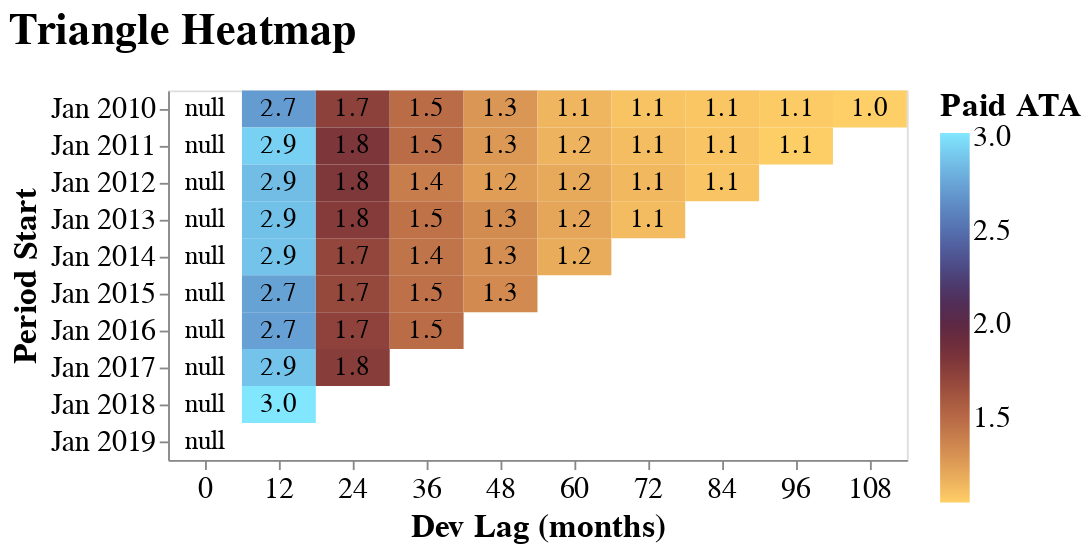

Notebook code for this chart:
### Code cell
triangle.plot_heatmap("Paid ATA")

### Figure 1 — Vega-Lite specification as saved in the notebook (floating-point values rounded to 4 significant figures)
{"autosize": {"contains": "content", "resize": true}, "config": {"style": {"group-title": {"fontSize": 24}, "group-subtitle": {"fontSize": 18}, "guide-label": {"fontSize": 16, "font": "sans-serif"}, "guide-title": {"fontSize": 18, "font": "sans-serif"}}, "mark": {"color": "#1f8fff"}, "title": {"anchor": "start", "offset": 20}, "legend": {"orient": "right", "titleAnchor": "start", "layout": {"direction": "vertical"}, "labelFontSize": 16.0, "titleFontSize": 18.0}, "axis": {"labelFontSize": 16.0, "titleFontSize": 18.0}}, "layer": [{"mark": {"type": "rect"}, "encoding": {"color": {"condition": {"param": "param_97", "field": "metric", "scale": {"range": ["#ffcf67", "#ecb15d", "#da9654", "#c87e4c", "#b66745", "#a1533e", "#8a3f3a", "#733039", "#5f2941", "#522c53", "#4c3a6d", "#4d4e8a", "#5264a4", "#597bb8", "#6293cb", "#6caddc", "#76c9ed", "#81e7ff"]}, "title": "Paid ATA", "type": "quantitative"}, "value": "gray"}, "stroke": {"condition": [{"test": "((datum.metric_sd / datum.metric) > 0)", "value": "black"}]}, "strokeWidth": {"condition": [{"test": "((datum.metric_sd / datum.metric) > 0)", "value": 3}], "value": 0}, "tooltip": [{"field": "period_start", "title": "Period Start", "type": "temporal"}, {"field": "period_end", "title": "Period End", "type": "temporal"}, {"field": "evaluation_date", "title": "Evaluation Date", "type": "temporal"}, {"field": "dev_lag", "title": "Dev Lag (months)", "type": "ordinal"}, {"field": "metric", "title": "Paid ATA", "type": "quantitative"}], "x": {"axis": {"labelAngle": 0}, "field": "dev_lag", "title": "Dev Lag (months)", "type": "nominal"}, "y": {"field": "period_start", "scale": {"reverse": false}, "timeUnit": "yearmonth", "title": "Period Start", "type": "ordinal"}}, "name": "view_82", "title": {"text": "Paid ATA", "anchor": "middle", "font": "sans-serif", "fontSize": 12, "fontWeight": "normal"}}, {"mark": {"type": "text", "font": "sans-serif", "fontSize": 14.74}, "encoding": {"text": {"field": "metric", "format": ",.1f", "type": "quantitative"}, "x": {"axis": {"labelAngle": 0}, "field": "dev_lag", "title": "Dev Lag (months)", "type": "nominal"}, "y": {"field": "period_start", "scale": {"reverse": false}, "timeUnit": "yearmonth", "title": "Period Start", "type": "ordinal"}}, "title": {"text": "Paid ATA", "anchor": "middle", "font": "sans-serif", "fontSize": 12, "fontWeight": "normal"}}], "data": {"values": [{"period_start": "2010-01-01T00:00:00", "period_end": "2010-12-31T00:00:00", "evaluation_date": "2010-12-31T00:00:00", "dev_lag": 0.0, "metric": null, "metric_sd": null, "metric_lower_ci": null, "metric_upper_ci": null, "Field": "Paid ATA"}, {"period_start": "2010-01-01T00:00:00", "period_end": "2010-12-31T00:00:00", "evaluation_date": "2011-12-31T00:00:00", "dev_lag": 12.0, "metric": 2.707, "metric_sd": 0, "metric_lower_ci": null, "metric_upper_ci": null, "Field": "Paid ATA"}, {"period_start": "2010-01-01T00:00:00", "period_end": "2010-12-31T00:00:00", "evaluation_date": "2012-12-31T00:00:00", "dev_lag": 24.0, "metric": 1.731, "metric_sd": 0, "metric_lower_ci": null, "metric_upper_ci": null, "Field": "Paid ATA"}, {"period_start": "2010-01-01T00:00:00", "period_end": "2010-12-31T00:00:00", "evaluation_date": "2013-12-31T00:00:00", "dev_lag": 36.0, "metric": 1.486, "metric_sd": 0, "metric_lower_ci": null, "metric_upper_ci": null, "Field": "Paid ATA"}, {"period_start": "2010-01-01T00:00:00", "period_end": "2010-12-31T00:00:00", "evaluation_date": "2014-12-31T00:00:00", "dev_lag": 48.0, "metric": 1.281, "metric_sd": 0, "metric_lower_ci": null, "metric_upper_ci": null, "Field": "Paid ATA"}, {"period_start": "2010-01-01T00:00:00", "period_end": "2010-12-31T00:00:00", "evaluation_date": "2015-12-31T00:00:00", "dev_lag": 60.0, "metric": 1.144, "metric_sd": 0, "metric_lower_ci": null, "metric_upper_ci": null, "Field": "Paid ATA"}, {"period_start": "2010-01-01T00:00:00", "period_end": "2010-12-31T00:00:00", "evaluation_date": "2016-12-31T00:00:00", "dev_lag": 72.0, "metric": 1.094, "metric_sd": 0, "metric_lower_ci": null, "metric_upper_ci": null, "Field": "Paid ATA"}, {"period_start": "2010-01-01T00:00:00", "period_end": "2010-12-31T00:00:00", "evaluation_date": "2017-12-31T00:00:00", "dev_lag": 84.0, "metric": 1.081, "metric_sd": 0, "metric_lower_ci": null, "metric_upper_ci": null, "Field": "Paid ATA"}, {"period_start": "2010-01-01T00:00:00", "period_end": "2010-12-31T00:00:00", "evaluation_date": "2018-12-31T00:00:00", "dev_lag": 96.0, "metric": 1.065, "metric_sd": 0, "metric_lower_ci": null, "metric_upper_ci": null, "Field": "Paid ATA"}, {"period_start": "2010-01-01T00:00:00", "period_end": "2010-12-31T00:00:00", "evaluation_date": "2019-12-31T00:00:00", "dev_lag": 108.0, "metric": 1.048, "metric_sd": 0, "metric_lower_ci": null, "metric_upper_ci": null, "Field": "Paid ATA"}, {"period_start": "2011-01-01T00:00:00", "period_end": "2011-12-31T00:00:00", "evaluation_date": "2011-12-31T00:00:00", "dev_lag": 0.0, "metric": null, "metric_sd": null, "metric_lower_ci": null, "metric_upper_ci": null, "Field": "Paid ATA"}, {"period_start": "2011-01-01T00:00:00", "period_end": "2011-12-31T00:00:00", "evaluation_date": "2012-12-31T00:00:00", "dev_lag": 12.0, "metric": 2.935, "metric_sd": 0, "metric_lower_ci": null, "metric_upper_ci": null, "Field": "Paid ATA"}, {"period_start": "2011-01-01T00:00:00", "period_end": "2011-12-31T00:00:00", "evaluation_date": "2013-12-31T00:00:00", "dev_lag": 24.0, "metric": 1.811, "metric_sd": 0, "metric_lower_ci": null, "metric_upper_ci": null, "Field": "Paid ATA"}, {"period_start": "2011-01-01T00:00:00", "period_end": "2011-12-31T00:00:00", "evaluation_date": "2014-12-31T00:00:00", "dev_lag": 36.0, "metric": 1.487, "metric_sd": 0, "metric_lower_ci": null, "metric_upper_ci": null, "Field": "Paid ATA"}, {"period_start": "2011-01-01T00:00:00", "period_end": "2011-12-31T00:00:00", "evaluation_date": "2015-12-31T00:00:00", "dev_lag": 48.0, "metric": 1.267, "metric_sd": 0, "metric_lower_ci": null, "metric_upper_ci": null, "Field": "Paid ATA"}, {"period_start": "2011-01-01T00:00:00", "period_end": "2011-12-31T00:00:00", "evaluation_date": "2016-12-31T00:00:00", "dev_lag": 60.0, "metric": 1.157, "metric_sd": 0, "metric_lower_ci": null, "metric_upper_ci": null, "Field": "Paid ATA"}, {"period_start": "2011-01-01T00:00:00", "period_end": "2011-12-31T00:00:00", "evaluation_date": "2017-12-31T00:00:00", "dev_lag": 72.0, "metric": 1.117, "metric_sd": 0, "metric_lower_ci": null, "metric_upper_ci": null, "Field": "Paid ATA"}, {"period_start": "2011-01-01T00:00:00", "period_end": "2011-12-31T00:00:00", "evaluation_date": "2018-12-31T00:00:00", "dev_lag": 84.0, "metric": 1.085, "metric_sd": 0, "metric_lower_ci": null, "metric_upper_ci": null, "Field": "Paid ATA"}, {"period_start": "2011-01-01T00:00:00", "period_end": "2011-12-31T00:00:00", "evaluation_date": "2019-12-31T00:00:00", "dev_lag": 96.0, "metric": 1.054, "metric_sd": 0, "metric_lower_ci": null, "metric_upper_ci": null, "Field": "Paid ATA"}, {"period_start": "2012-01-01T00:00:00", "period_end": "2012-12-31T00:00:00", "evaluation_date": "2012-12-31T00:00:00", "dev_lag": 0.0, "metric": null, "metric_sd": null, "metric_lower_ci": null, "metric_upper_ci": null, "Field": "Paid ATA"}, {"period_start": "2012-01-01T00:00:00", "period_end": "2012-12-31T00:00:00", "evaluation_date": "2013-12-31T00:00:00", "dev_lag": 12.0, "metric": 2.855, "metric_sd": 0, "metric_lower_ci": null, "metric_upper_ci": null, "Field": "Paid ATA"}, {"period_start": "2012-01-01T00:00:00", "period_end": "2012-12-31T00:00:00", "evaluation_date": "2014-12-31T00:00:00", "dev_lag": 24.0, "metric": 1.799, "metric_sd": 0, "metric_lower_ci": null, "metric_upper_ci": null, "Field": "Paid ATA"}, {"period_start": "2012-01-01T00:00:00", "period_end": "2012-12-31T00:00:00", "evaluation_date": "2015-12-31T00:00:00", "dev_lag": 36.0, "metric": 1.402, "metric_sd": 0, "metric_lower_ci": null, "metric_upper_ci": null, "Field": "Paid ATA"}, {"period_start": "2012-01-01T00:00:00", "period_end": "2012-12-31T00:00:00", "evaluation_date": "2016-12-31T00:00:00", "dev_lag": 48.0, "metric": 1.248, "metric_sd": 0, "metric_lower_ci": null, "metric_upper_ci": null, "Field": "Paid ATA"}, {"period_start": "2012-01-01T00:00:00", "period_end": "2012-12-31T00:00:00", "evaluation_date": "2017-12-31T00:00:00", "dev_lag": 60.0, "metric": 1.197, "metric_sd": 0, "metric_lower_ci": null, "metric_upper_ci": null, "Field": "Paid ATA"}, {"period_start": "2012-01-01T00:00:00", "period_end": "2012-12-31T00:00:00", "evaluation_date": "2018-12-31T00:00:00", "dev_lag": 72.0, "metric": 1.135, "metric_sd": 0, "metric_lower_ci": null, "metric_upper_ci": null, "Field": "Paid ATA"}, {"period_start": "2012-01-01T00:00:00", "period_end": "2012-12-31T00:00:00", "evaluation_date": "2019-12-31T00:00:00", "dev_lag": 84.0, "metric": 1.086, "metric_sd": 0, "metric_lower_ci": null, "metric_upper_ci": null, "Field": "Paid ATA"}, {"period_start": "2013-01-01T00:00:00", "period_end": "2013-12-31T00:00:00", "evaluation_date": "2013-12-31T00:00:00", "dev_lag": 0.0, "metric": null, "metric_sd": null, "metric_lower_ci": null, "metric_upper_ci": null, "Field": "Paid ATA"}, {"period_start": "2013-01-01T00:00:00", "period_end": "2013-12-31T00:00:00", "evaluation_date": "2014-12-31T00:00:00", "dev_lag": 12.0, "metric": 2.869, "metric_sd": 0, "metric_lower_ci": null, "metric_upper_ci": null, "Field": "Paid ATA"}, {"period_start": "2013-01-01T00:00:00", "period_end": "2013-12-31T00:00:00", "evaluation_date": "2015-12-31T00:00:00", "dev_lag": 24.0, "metric": 1.77, "metric_sd": 0, "metric_lower_ci": null, "metric_upper_ci": null, "Field": "Paid ATA"}, {"period_start": "2013-01-01T00:00:00", "period_end": "2013-12-31T00:00:00", "evaluation_date": "2016-12-31T00:00:00", "dev_lag": 36.0, "metric": 1.456, "metric_sd": 0, "metric_lower_ci": null, "metric_upper_ci": null, "Field": "Paid ATA"}, {"period_start": "2013-01-01T00:00:00", "period_end": "2013-12-31T00:00:00", "evaluation_date": "2017-12-31T00:00:00", "dev_lag": 48.0, "metric": 1.33, "metric_sd": 0, "metric_lower_ci": null, "metric_upper_ci": null, "Field": "Paid ATA"}, {"period_start": "2013-01-01T00:00:00", "period_end": "2013-12-31T00:00:00", "evaluation_date": "2018-12-31T00:00:00", "dev_lag": 60.0, "metric": 1.211, "metric_sd": 0, "metric_lower_ci": null, "metric_upper_ci": null, "Field": "Paid ATA"}, {"period_start": "2013-01-01T00:00:00", "period_end": "2013-12-31T00:00:00", "evaluation_date": "2019-12-31T00:00:00", "dev_lag": 72.0, "metric": 1.12, "metric_sd": 0, "metric_lower_ci": null, "metric_upper_ci": null, "Field": "Paid ATA"}, {"period_start": "2014-01-01T00:00:00", "period_end": "2014-12-31T00:00:00", "evaluation_date": "2014-12-31T00:00:00", "dev_lag": 0.0, "metric": null, "metric_sd": null, "metric_lower_ci": null, "metric_upper_ci": null, "Field": "Paid ATA"}, {"period_start": "2014-01-01T00:00:00", "period_end": "2014-12-31T00:00:00", "evaluation_date": "2015-12-31T00:00:00", "dev_lag": 12.0, "metric": 2.88, "metric_sd": 0, "metric_lower_ci": null, "metric_upper_ci": null, "Field": "Paid ATA"}, {"period_start": "2014-01-01T00:00:00", "period_end": "2014-12-31T00:00:00", "evaluation_date": "2016-12-31T00:00:00", "dev_lag": 24.0, "metric": 1.701, "metric_sd": 0, "metric_lower_ci": null, "metric_upper_ci": null, "Field": "Paid ATA"}, {"period_start": "2014-01-01T00:00:00", "period_end": "2014-12-31T00:00:00", "evaluation_date": "2017-12-31T00:00:00", "dev_lag": 36.0, "metric": 1.448, "metric_sd": 0, "metric_lower_ci": null, "metric_upper_ci": null, "Field": "Paid ATA"}, {"period_start": "2014-01-01T00:00:00", "period_end": "2014-12-31T00:00:00", "evaluation_date": "2018-12-31T00:00:00", "dev_lag": 48.0, "metric": 1.317, "metric_sd": 0, "metric_lower_ci": null, "metric_upper_ci": null, "Field": "Paid ATA"}, {"period_start": "2014-01-01T00:00:00", "period_end": "2014-12-31T00:00:00", "evaluation_date": "2019-12-31T00:00:00", "dev_lag": 60.0, "metric": 1.186, "metric_sd": 0, "metric_lower_ci": null, "metric_upper_ci": null, "Field": "Paid ATA"}, {"period_start": "2015-01-01T00:00:00", "period_end": "2015-12-31T00:00:00", "evaluation_date": "2015-12-31T00:00:00", "dev_lag": 0.0, "metric": null, "metric_sd": null, "metric_lower_ci": null, "metric_upper_ci": null, "Field": "Paid ATA"}, {"period_start": "2015-01-01T00:00:00", "period_end": "2015-12-31T00:00:00", "evaluation_date": "2016-12-31T00:00:00", "dev_lag": 12.0, "metric": 2.738, "metric_sd": 0, "metric_lower_ci": null, "metric_upper_ci": null, "Field": "Paid ATA"}, {"period_start": "2015-01-01T00:00:00", "period_end": "2015-12-31T00:00:00", "evaluation_date": "2017-12-31T00:00:00", "dev_lag": 24.0, "metric": 1.691, "metric_sd": 0, "metric_lower_ci": null, "metric_upper_ci": null, "Field": "Paid ATA"}, {"period_start": "2015-01-01T00:00:00", "period_end": "2015-12-31T00:00:00", "evaluation_date": "2018-12-31T00:00:00", "dev_lag": 36.0, "metric": 1.462, "metric_sd": 0, "metric_lower_ci": null, "metric_upper_ci": null, "Field": "Paid ATA"}, {"period_start": "2015-01-01T00:00:00", "period_end": "2015-12-31T00:00:00", "evaluation_date": "2019-12-31T00:00:00", "dev_lag": 48.0, "metric": 1.335, "metric_sd": 0, "metric_lower_ci": null, "metric_upper_ci": null, "Field": "Paid ATA"}, {"period_start": "2016-01-01T00:00:00", "period_end": "2016-12-31T00:00:00", "evaluation_date": "2016-12-31T00:00:00", "dev_lag": 0.0, "metric": null, "metric_sd": null, "metric_lower_ci": null, "metric_upper_ci": null, "Field": "Paid ATA"}, {"period_start": "2016-01-01T00:00:00", "period_end": "2016-12-31T00:00:00", "evaluation_date": "2017-12-31T00:00:00", "dev_lag": 12.0, "metric": 2.73, "metric_sd": 0, "metric_lower_ci": null, "metric_upper_ci": null, "Field": "Paid ATA"}, {"period_start": "2016-01-01T00:00:00", "period_end": "2016-12-31T00:00:00", "evaluation_date": "2018-12-31T00:00:00", "dev_lag": 24.0, "metric": 1.727, "metric_sd": 0, "metric_lower_ci": null, "metric_upper_ci": null, "Field": "Paid ATA"}, {"period_start": "2016-01-01T00:00:00", "period_end": "2016-12-31T00:00:00", "evaluation_date": "2019-12-31T00:00:00", "dev_lag": 36.0, "metric": 1.488, "metric_sd": 0, "metric_lower_ci": null, "metric_upper_ci": null, "Field": "Paid ATA"}, {"period_start": "2017-01-01T00:00:00", "period_end": "2017-12-31T00:00:00", "evaluation_date": "2017-12-31T00:00:00", "dev_lag": 0.0, "metric": null, "metric_sd": null, "metric_lower_ci": null, "metric_upper_ci": null, "Field": "Paid ATA"}, {"period_start": "2017-01-01T00:00:00", "period_end": "2017-12-31T00:00:00", "evaluation_date": "2018-12-31T00:00:00", "dev_lag": 12.0, "metric": 2.88, "metric_sd": 0, "metric_lower_ci": null, "metric_upper_ci": null, "Field": "Paid ATA"}, {"period_start": "2017-01-01T00:00:00", "period_end": "2017-12-31T00:00:00", "evaluation_date": "2019-12-31T00:00:00", "dev_lag": 24.0, "metric": 1.76, "metric_sd": 0, "metric_lower_ci": null, "metric_upper_ci": null, "Field": "Paid ATA"}, {"period_start": "2018-01-01T00:00:00", "period_end": "2018-12-31T00:00:00", "evaluation_date": "2018-12-31T00:00:00", "dev_lag": 0.0, "metric": null, "metric_sd": null, "metric_lower_ci": null, "metric_upper_ci": null, "Field": "Paid ATA"}, {"period_start": "2018-01-01T00:00:00", "period_end": "2018-12-31T00:00:00", "evaluation_date": "2019-12-31T00:00:00", "dev_lag": 12.0, "metric": 3.019, "metric_sd": 0, "metric_lower_ci": null, "metric_upper_ci": null, "Field": "Paid ATA"}, {"period_start": "2019-01-01T00:00:00", "period_end": "2019-12-31T00:00:00", "evaluation_date": "2019-12-31T00:00:00", "dev_lag": 0.0, "metric": null, "metric_sd": null, "metric_lower_ci": null, "metric_upper_ci": null, "Field": "Paid ATA"}]}, "height": 200, "params": [{"name": "param_97", "select": {"type": "interval"}, "views": ["view_82"]}], "resolve": {"legend": {"color": "independent"}, "scale": {"color": "independent"}}, "title": {"text": "Triangle Heatmap"}, "width": 400, "$schema": "https://vega.github.io/schema/vega-lite/v5.20.1.json"}
